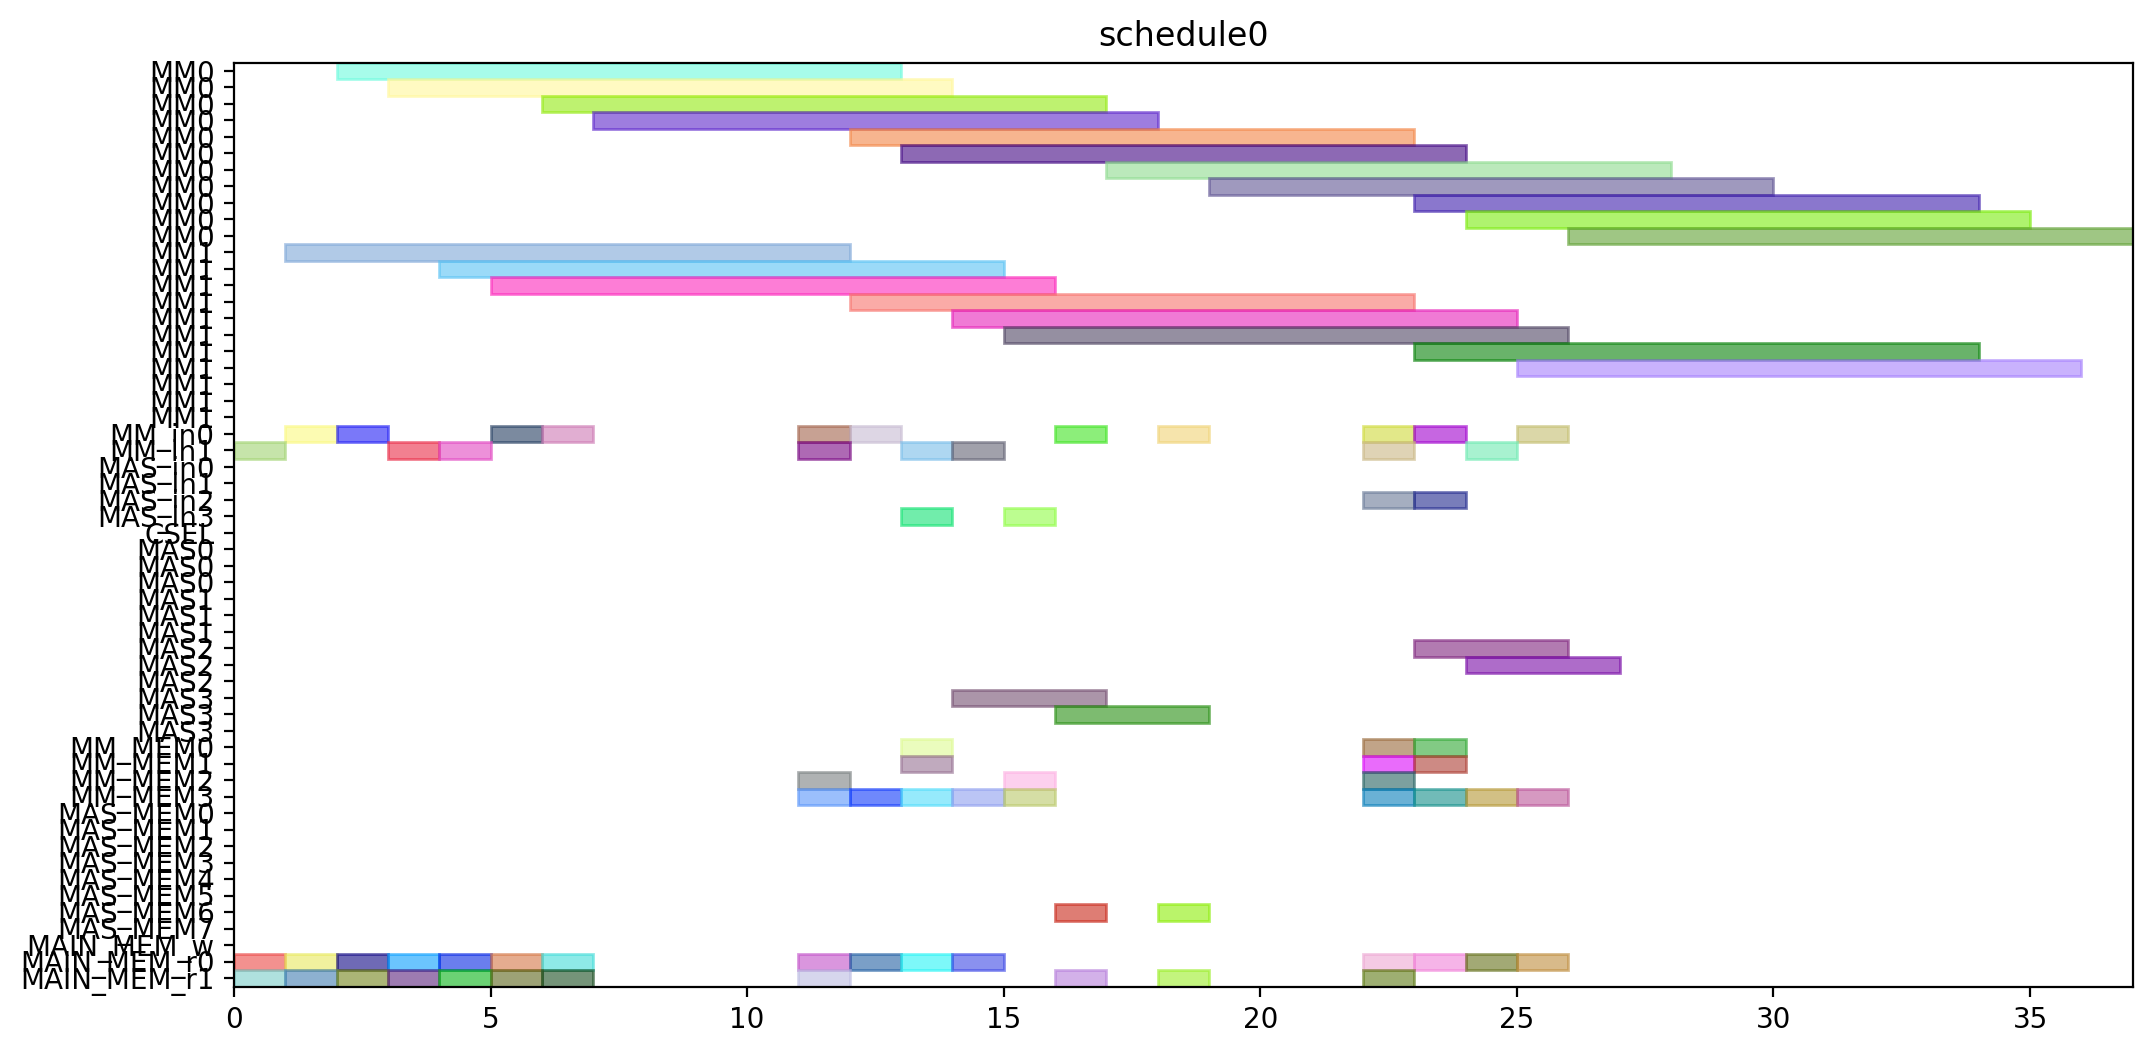

Source code (Python):
from pyschedule import Scenario, solvers, plotters, alt


def solve():
	horizon = 120
	S = Scenario("schedule0", horizon=horizon)

	# resource
	MM = S.Resources('MM', num=2, size=11)
	MM_in = S.Resources('MM_in', num=2)
	MAS_in = S.Resources('MAS_in', num=4)
	CSEL = S.Resource('CSEL')
	MAS = S.Resources('MAS', num=4, size=3, periods=range(1, horizon))
	MM_MEM = S.Resources('MM_MEM', num=4)
	MAS_MEM = S.Resources('MAS_MEM', num=8)
	MAIN_MEM_w = S.Resource('MAIN_MEM_w', size=1)
	MAIN_MEM_r = S.Resources('MAIN_MEM_r', num=2)

	# result of previous scheduling

	# new tasks
	Z_exp2 = S.Task('Z_exp2', length=11, delay_cost=1)
	Z_exp2 += alt(MM)
	Z_exp2_in = S.Task('Z_exp2_in', length=1, delay_cost=1)
	Z_exp2_in += alt(MM_in)
	S += Z_exp2_in*MM_in[0]<=Z_exp2*MM[0]
	S += Z_exp2_in*MM_in[1]<=Z_exp2*MM[1]
	Z_exp2_mem0 = S.Task('Z_exp2_mem0', length=1, delay_cost=1)
	Z_exp2_mem0 += MAIN_MEM_r[0]
	S += Z_exp2_mem0 <= Z_exp2

	Z_exp2_mem1 = S.Task('Z_exp2_mem1', length=1, delay_cost=1)
	Z_exp2_mem1 += MAIN_MEM_r[1]
	S += Z_exp2_mem1 <= Z_exp2

	NX0 = S.Task('NX0', length=11, delay_cost=1)
	NX0 += alt(MM)
	NX0_in = S.Task('NX0_in', length=1, delay_cost=1)
	NX0_in += alt(MM_in)
	S += NX0_in*MM_in[0]<=NX0*MM[0]
	S += NX0_in*MM_in[1]<=NX0*MM[1]
	NX0_mem0 = S.Task('NX0_mem0', length=1, delay_cost=1)
	NX0_mem0 += MAIN_MEM_r[0]
	S += NX0_mem0 <= NX0

	NX0_mem1 = S.Task('NX0_mem1', length=1, delay_cost=1)
	NX0_mem1 += MAIN_MEM_r[1]
	S += NX0_mem1 <= NX0

	k0_10_Z1 = S.Task('k0_10_Z1', length=11, delay_cost=1)
	k0_10_Z1 += alt(MM)
	k0_10_Z1_in = S.Task('k0_10_Z1_in', length=1, delay_cost=1)
	k0_10_Z1_in += alt(MM_in)
	S += k0_10_Z1_in*MM_in[0]<=k0_10_Z1*MM[0]
	S += k0_10_Z1_in*MM_in[1]<=k0_10_Z1*MM[1]
	k0_10_Z1_mem0 = S.Task('k0_10_Z1_mem0', length=1, delay_cost=1)
	k0_10_Z1_mem0 += MAIN_MEM_r[0]
	S += k0_10_Z1_mem0 <= k0_10_Z1

	k0_10_Z1_mem1 = S.Task('k0_10_Z1_mem1', length=1, delay_cost=1)
	k0_10_Z1_mem1 += MAIN_MEM_r[1]
	S += k0_10_Z1_mem1 <= k0_10_Z1

	DX0 = S.Task('DX0', length=11, delay_cost=1)
	DX0 += alt(MM)
	DX0_in = S.Task('DX0_in', length=1, delay_cost=1)
	DX0_in += alt(MM_in)
	S += DX0_in*MM_in[0]<=DX0*MM[0]
	S += DX0_in*MM_in[1]<=DX0*MM[1]
	DX0_mem0 = S.Task('DX0_mem0', length=1, delay_cost=1)
	DX0_mem0 += MAIN_MEM_r[0]
	S += DX0_mem0 <= DX0

	DX0_mem1 = S.Task('DX0_mem1', length=1, delay_cost=1)
	DX0_mem1 += MAIN_MEM_r[1]
	S += DX0_mem1 <= DX0

	NY0 = S.Task('NY0', length=11, delay_cost=1)
	NY0 += alt(MM)
	NY0_in = S.Task('NY0_in', length=1, delay_cost=1)
	NY0_in += alt(MM_in)
	S += NY0_in*MM_in[0]<=NY0*MM[0]
	S += NY0_in*MM_in[1]<=NY0*MM[1]
	NY0_mem0 = S.Task('NY0_mem0', length=1, delay_cost=1)
	NY0_mem0 += MAIN_MEM_r[0]
	S += NY0_mem0 <= NY0

	NY0_mem1 = S.Task('NY0_mem1', length=1, delay_cost=1)
	NY0_mem1 += MAIN_MEM_r[1]
	S += NY0_mem1 <= NY0

	k2_14_Z1 = S.Task('k2_14_Z1', length=11, delay_cost=1)
	k2_14_Z1 += alt(MM)
	k2_14_Z1_in = S.Task('k2_14_Z1_in', length=1, delay_cost=1)
	k2_14_Z1_in += alt(MM_in)
	S += k2_14_Z1_in*MM_in[0]<=k2_14_Z1*MM[0]
	S += k2_14_Z1_in*MM_in[1]<=k2_14_Z1*MM[1]
	k2_14_Z1_mem0 = S.Task('k2_14_Z1_mem0', length=1, delay_cost=1)
	k2_14_Z1_mem0 += MAIN_MEM_r[0]
	S += k2_14_Z1_mem0 <= k2_14_Z1

	k2_14_Z1_mem1 = S.Task('k2_14_Z1_mem1', length=1, delay_cost=1)
	k2_14_Z1_mem1 += MAIN_MEM_r[1]
	S += k2_14_Z1_mem1 <= k2_14_Z1

	DY0 = S.Task('DY0', length=11, delay_cost=1)
	DY0 += alt(MM)
	DY0_in = S.Task('DY0_in', length=1, delay_cost=1)
	DY0_in += alt(MM_in)
	S += DY0_in*MM_in[0]<=DY0*MM[0]
	S += DY0_in*MM_in[1]<=DY0*MM[1]
	DY0_mem0 = S.Task('DY0_mem0', length=1, delay_cost=1)
	DY0_mem0 += MAIN_MEM_r[0]
	S += DY0_mem0 <= DY0

	DY0_mem1 = S.Task('DY0_mem1', length=1, delay_cost=1)
	DY0_mem1 += MAIN_MEM_r[1]
	S += DY0_mem1 <= DY0

	Z_exp3 = S.Task('Z_exp3', length=11, delay_cost=1)
	Z_exp3 += alt(MM)
	Z_exp3_in = S.Task('Z_exp3_in', length=1, delay_cost=1)
	Z_exp3_in += alt(MM_in)
	S += Z_exp3_in*MM_in[0]<=Z_exp3*MM[0]
	S += Z_exp3_in*MM_in[1]<=Z_exp3*MM[1]
	Z_exp3_mem0 = S.Task('Z_exp3_mem0', length=1, delay_cost=1)
	Z_exp3_mem0 += alt(MM_MEM)
	S += (Z_exp2*MM[0])-1 < Z_exp3_mem0*MM_MEM[0]
	S += (Z_exp2*MM[1])-1 < Z_exp3_mem0*MM_MEM[2]
	S += Z_exp3_mem0 <= Z_exp3

	Z_exp3_mem1 = S.Task('Z_exp3_mem1', length=1, delay_cost=1)
	Z_exp3_mem1 += MAIN_MEM_r[1]
	S += Z_exp3_mem1 <= Z_exp3

	NX1_ = S.Task('NX1_', length=3, delay_cost=1)
	NX1_ += alt(MAS)
	NX1__in = S.Task('NX1__in', length=1, delay_cost=1)
	NX1__in += alt(MAS_in)
	S += NX1__in*MAS_in[0]<=NX1_*MAS[0]

	S += NX1__in*MAS_in[1]<=NX1_*MAS[1]

	S += NX1__in*MAS_in[2]<=NX1_*MAS[2]

	S += NX1__in*MAS_in[3]<=NX1_*MAS[3]

	NX1__mem0 = S.Task('NX1__mem0', length=1, delay_cost=1)
	NX1__mem0 += alt(MM_MEM)
	S += (NX0*MM[0])-1 < NX1__mem0*MM_MEM[0]
	S += (NX0*MM[1])-1 < NX1__mem0*MM_MEM[2]
	S += NX1__mem0 <= NX1_

	NX1__mem1 = S.Task('NX1__mem1', length=1, delay_cost=1)
	NX1__mem1 += alt(MM_MEM)
	S += (k0_10_Z1*MM[0])-1 < NX1__mem1*MM_MEM[1]
	S += (k0_10_Z1*MM[1])-1 < NX1__mem1*MM_MEM[3]
	S += NX1__mem1 <= NX1_

	k0_9_Z2 = S.Task('k0_9_Z2', length=11, delay_cost=1)
	k0_9_Z2 += alt(MM)
	k0_9_Z2_in = S.Task('k0_9_Z2_in', length=1, delay_cost=1)
	k0_9_Z2_in += alt(MM_in)
	S += k0_9_Z2_in*MM_in[0]<=k0_9_Z2*MM[0]
	S += k0_9_Z2_in*MM_in[1]<=k0_9_Z2*MM[1]
	k0_9_Z2_mem0 = S.Task('k0_9_Z2_mem0', length=1, delay_cost=1)
	k0_9_Z2_mem0 += MAIN_MEM_r[0]
	S += k0_9_Z2_mem0 <= k0_9_Z2

	k0_9_Z2_mem1 = S.Task('k0_9_Z2_mem1', length=1, delay_cost=1)
	k0_9_Z2_mem1 += alt(MM_MEM)
	S += (Z_exp2*MM[0])-1 < k0_9_Z2_mem1*MM_MEM[1]
	S += (Z_exp2*MM[1])-1 < k0_9_Z2_mem1*MM_MEM[3]
	S += k0_9_Z2_mem1 <= k0_9_Z2

	k1_9_Z2 = S.Task('k1_9_Z2', length=11, delay_cost=1)
	k1_9_Z2 += alt(MM)
	k1_9_Z2_in = S.Task('k1_9_Z2_in', length=1, delay_cost=1)
	k1_9_Z2_in += alt(MM_in)
	S += k1_9_Z2_in*MM_in[0]<=k1_9_Z2*MM[0]
	S += k1_9_Z2_in*MM_in[1]<=k1_9_Z2*MM[1]
	k1_9_Z2_mem0 = S.Task('k1_9_Z2_mem0', length=1, delay_cost=1)
	k1_9_Z2_mem0 += MAIN_MEM_r[0]
	S += k1_9_Z2_mem0 <= k1_9_Z2

	k1_9_Z2_mem1 = S.Task('k1_9_Z2_mem1', length=1, delay_cost=1)
	k1_9_Z2_mem1 += alt(MM_MEM)
	S += (Z_exp2*MM[0])-1 < k1_9_Z2_mem1*MM_MEM[1]
	S += (Z_exp2*MM[1])-1 < k1_9_Z2_mem1*MM_MEM[3]
	S += k1_9_Z2_mem1 <= k1_9_Z2

	NY1_ = S.Task('NY1_', length=3, delay_cost=1)
	NY1_ += alt(MAS)
	NY1__in = S.Task('NY1__in', length=1, delay_cost=1)
	NY1__in += alt(MAS_in)
	S += NY1__in*MAS_in[0]<=NY1_*MAS[0]

	S += NY1__in*MAS_in[1]<=NY1_*MAS[1]

	S += NY1__in*MAS_in[2]<=NY1_*MAS[2]

	S += NY1__in*MAS_in[3]<=NY1_*MAS[3]

	NY1__mem0 = S.Task('NY1__mem0', length=1, delay_cost=1)
	NY1__mem0 += alt(MM_MEM)
	S += (NY0*MM[0])-1 < NY1__mem0*MM_MEM[0]
	S += (NY0*MM[1])-1 < NY1__mem0*MM_MEM[2]
	S += NY1__mem0 <= NY1_

	NY1__mem1 = S.Task('NY1__mem1', length=1, delay_cost=1)
	NY1__mem1 += alt(MM_MEM)
	S += (k2_14_Z1*MM[0])-1 < NY1__mem1*MM_MEM[1]
	S += (k2_14_Z1*MM[1])-1 < NY1__mem1*MM_MEM[3]
	S += NY1__mem1 <= NY1_

	k2_13_Z2 = S.Task('k2_13_Z2', length=11, delay_cost=1)
	k2_13_Z2 += alt(MM)
	k2_13_Z2_in = S.Task('k2_13_Z2_in', length=1, delay_cost=1)
	k2_13_Z2_in += alt(MM_in)
	S += k2_13_Z2_in*MM_in[0]<=k2_13_Z2*MM[0]
	S += k2_13_Z2_in*MM_in[1]<=k2_13_Z2*MM[1]
	k2_13_Z2_mem0 = S.Task('k2_13_Z2_mem0', length=1, delay_cost=1)
	k2_13_Z2_mem0 += MAIN_MEM_r[0]
	S += k2_13_Z2_mem0 <= k2_13_Z2

	k2_13_Z2_mem1 = S.Task('k2_13_Z2_mem1', length=1, delay_cost=1)
	k2_13_Z2_mem1 += alt(MM_MEM)
	S += (Z_exp2*MM[0])-1 < k2_13_Z2_mem1*MM_MEM[1]
	S += (Z_exp2*MM[1])-1 < k2_13_Z2_mem1*MM_MEM[3]
	S += k2_13_Z2_mem1 <= k2_13_Z2

	k3_14_Z2 = S.Task('k3_14_Z2', length=11, delay_cost=1)
	k3_14_Z2 += alt(MM)
	k3_14_Z2_in = S.Task('k3_14_Z2_in', length=1, delay_cost=1)
	k3_14_Z2_in += alt(MM_in)
	S += k3_14_Z2_in*MM_in[0]<=k3_14_Z2*MM[0]
	S += k3_14_Z2_in*MM_in[1]<=k3_14_Z2*MM[1]
	k3_14_Z2_mem0 = S.Task('k3_14_Z2_mem0', length=1, delay_cost=1)
	k3_14_Z2_mem0 += MAIN_MEM_r[0]
	S += k3_14_Z2_mem0 <= k3_14_Z2

	k3_14_Z2_mem1 = S.Task('k3_14_Z2_mem1', length=1, delay_cost=1)
	k3_14_Z2_mem1 += alt(MM_MEM)
	S += (Z_exp2*MM[0])-1 < k3_14_Z2_mem1*MM_MEM[1]
	S += (Z_exp2*MM[1])-1 < k3_14_Z2_mem1*MM_MEM[3]
	S += k3_14_Z2_mem1 <= k3_14_Z2

	Z_exp4 = S.Task('Z_exp4', length=11, delay_cost=1)
	Z_exp4 += alt(MM)
	Z_exp4_in = S.Task('Z_exp4_in', length=1, delay_cost=1)
	Z_exp4_in += alt(MM_in)
	S += Z_exp4_in*MM_in[0]<=Z_exp4*MM[0]
	S += Z_exp4_in*MM_in[1]<=Z_exp4*MM[1]
	Z_exp4_mem0 = S.Task('Z_exp4_mem0', length=1, delay_cost=1)
	Z_exp4_mem0 += alt(MM_MEM)
	S += (Z_exp3*MM[0])-1 < Z_exp4_mem0*MM_MEM[0]
	S += (Z_exp3*MM[1])-1 < Z_exp4_mem0*MM_MEM[2]
	S += Z_exp4_mem0 <= Z_exp4

	Z_exp4_mem1 = S.Task('Z_exp4_mem1', length=1, delay_cost=1)
	Z_exp4_mem1 += MAIN_MEM_r[1]
	S += Z_exp4_mem1 <= Z_exp4

	NX1 = S.Task('NX1', length=11, delay_cost=1)
	NX1 += alt(MM)
	NX1_in = S.Task('NX1_in', length=1, delay_cost=1)
	NX1_in += alt(MM_in)
	S += NX1_in*MM_in[0]<=NX1*MM[0]
	S += NX1_in*MM_in[1]<=NX1*MM[1]
	NX1_mem0 = S.Task('NX1_mem0', length=1, delay_cost=1)
	NX1_mem0 += alt(MAS_MEM)
	S += (NX1_*MAS[0])-1 < NX1_mem0*MAS_MEM[0]
	S += (NX1_*MAS[1])-1 < NX1_mem0*MAS_MEM[2]
	S += (NX1_*MAS[2])-1 < NX1_mem0*MAS_MEM[4]
	S += (NX1_*MAS[3])-1 < NX1_mem0*MAS_MEM[6]
	S += NX1_mem0 <= NX1

	NX1_mem1 = S.Task('NX1_mem1', length=1, delay_cost=1)
	NX1_mem1 += MAIN_MEM_r[1]
	S += NX1_mem1 <= NX1

	k0_8_Z3 = S.Task('k0_8_Z3', length=11, delay_cost=1)
	k0_8_Z3 += alt(MM)
	k0_8_Z3_in = S.Task('k0_8_Z3_in', length=1, delay_cost=1)
	k0_8_Z3_in += alt(MM_in)
	S += k0_8_Z3_in*MM_in[0]<=k0_8_Z3*MM[0]
	S += k0_8_Z3_in*MM_in[1]<=k0_8_Z3*MM[1]
	k0_8_Z3_mem0 = S.Task('k0_8_Z3_mem0', length=1, delay_cost=1)
	k0_8_Z3_mem0 += MAIN_MEM_r[0]
	S += k0_8_Z3_mem0 <= k0_8_Z3

	k0_8_Z3_mem1 = S.Task('k0_8_Z3_mem1', length=1, delay_cost=1)
	k0_8_Z3_mem1 += alt(MM_MEM)
	S += (Z_exp3*MM[0])-1 < k0_8_Z3_mem1*MM_MEM[1]
	S += (Z_exp3*MM[1])-1 < k0_8_Z3_mem1*MM_MEM[3]
	S += k0_8_Z3_mem1 <= k0_8_Z3

	DX1_ = S.Task('DX1_', length=3, delay_cost=1)
	DX1_ += alt(MAS)
	DX1__in = S.Task('DX1__in', length=1, delay_cost=1)
	DX1__in += alt(MAS_in)
	S += DX1__in*MAS_in[0]<=DX1_*MAS[0]

	S += DX1__in*MAS_in[1]<=DX1_*MAS[1]

	S += DX1__in*MAS_in[2]<=DX1_*MAS[2]

	S += DX1__in*MAS_in[3]<=DX1_*MAS[3]

	DX1__mem0 = S.Task('DX1__mem0', length=1, delay_cost=1)
	DX1__mem0 += alt(MM_MEM)
	S += (DX0*MM[0])-1 < DX1__mem0*MM_MEM[0]
	S += (DX0*MM[1])-1 < DX1__mem0*MM_MEM[2]
	S += DX1__mem0 <= DX1_

	DX1__mem1 = S.Task('DX1__mem1', length=1, delay_cost=1)
	DX1__mem1 += alt(MM_MEM)
	S += (k1_9_Z2*MM[0])-1 < DX1__mem1*MM_MEM[1]
	S += (k1_9_Z2*MM[1])-1 < DX1__mem1*MM_MEM[3]
	S += DX1__mem1 <= DX1_

	k1_8_Z3 = S.Task('k1_8_Z3', length=11, delay_cost=1)
	k1_8_Z3 += alt(MM)
	k1_8_Z3_in = S.Task('k1_8_Z3_in', length=1, delay_cost=1)
	k1_8_Z3_in += alt(MM_in)
	S += k1_8_Z3_in*MM_in[0]<=k1_8_Z3*MM[0]
	S += k1_8_Z3_in*MM_in[1]<=k1_8_Z3*MM[1]
	k1_8_Z3_mem0 = S.Task('k1_8_Z3_mem0', length=1, delay_cost=1)
	k1_8_Z3_mem0 += MAIN_MEM_r[0]
	S += k1_8_Z3_mem0 <= k1_8_Z3

	k1_8_Z3_mem1 = S.Task('k1_8_Z3_mem1', length=1, delay_cost=1)
	k1_8_Z3_mem1 += alt(MM_MEM)
	S += (Z_exp3*MM[0])-1 < k1_8_Z3_mem1*MM_MEM[1]
	S += (Z_exp3*MM[1])-1 < k1_8_Z3_mem1*MM_MEM[3]
	S += k1_8_Z3_mem1 <= k1_8_Z3

	NY1 = S.Task('NY1', length=11, delay_cost=1)
	NY1 += alt(MM)
	NY1_in = S.Task('NY1_in', length=1, delay_cost=1)
	NY1_in += alt(MM_in)
	S += NY1_in*MM_in[0]<=NY1*MM[0]
	S += NY1_in*MM_in[1]<=NY1*MM[1]
	NY1_mem0 = S.Task('NY1_mem0', length=1, delay_cost=1)
	NY1_mem0 += alt(MAS_MEM)
	S += (NY1_*MAS[0])-1 < NY1_mem0*MAS_MEM[0]
	S += (NY1_*MAS[1])-1 < NY1_mem0*MAS_MEM[2]
	S += (NY1_*MAS[2])-1 < NY1_mem0*MAS_MEM[4]
	S += (NY1_*MAS[3])-1 < NY1_mem0*MAS_MEM[6]
	S += NY1_mem0 <= NY1

	NY1_mem1 = S.Task('NY1_mem1', length=1, delay_cost=1)
	NY1_mem1 += MAIN_MEM_r[1]
	S += NY1_mem1 <= NY1

	k2_12_Z3 = S.Task('k2_12_Z3', length=11, delay_cost=1)
	k2_12_Z3 += alt(MM)
	k2_12_Z3_in = S.Task('k2_12_Z3_in', length=1, delay_cost=1)
	k2_12_Z3_in += alt(MM_in)
	S += k2_12_Z3_in*MM_in[0]<=k2_12_Z3*MM[0]
	S += k2_12_Z3_in*MM_in[1]<=k2_12_Z3*MM[1]
	k2_12_Z3_mem0 = S.Task('k2_12_Z3_mem0', length=1, delay_cost=1)
	k2_12_Z3_mem0 += MAIN_MEM_r[0]
	S += k2_12_Z3_mem0 <= k2_12_Z3

	k2_12_Z3_mem1 = S.Task('k2_12_Z3_mem1', length=1, delay_cost=1)
	k2_12_Z3_mem1 += alt(MM_MEM)
	S += (Z_exp3*MM[0])-1 < k2_12_Z3_mem1*MM_MEM[1]
	S += (Z_exp3*MM[1])-1 < k2_12_Z3_mem1*MM_MEM[3]
	S += k2_12_Z3_mem1 <= k2_12_Z3

	DY1_ = S.Task('DY1_', length=3, delay_cost=1)
	DY1_ += alt(MAS)
	DY1__in = S.Task('DY1__in', length=1, delay_cost=1)
	DY1__in += alt(MAS_in)
	S += DY1__in*MAS_in[0]<=DY1_*MAS[0]

	S += DY1__in*MAS_in[1]<=DY1_*MAS[1]

	S += DY1__in*MAS_in[2]<=DY1_*MAS[2]

	S += DY1__in*MAS_in[3]<=DY1_*MAS[3]

	DY1__mem0 = S.Task('DY1__mem0', length=1, delay_cost=1)
	DY1__mem0 += alt(MM_MEM)
	S += (DY0*MM[0])-1 < DY1__mem0*MM_MEM[0]
	S += (DY0*MM[1])-1 < DY1__mem0*MM_MEM[2]
	S += DY1__mem0 <= DY1_

	DY1__mem1 = S.Task('DY1__mem1', length=1, delay_cost=1)
	DY1__mem1 += alt(MM_MEM)
	S += (k3_14_Z2*MM[0])-1 < DY1__mem1*MM_MEM[1]
	S += (k3_14_Z2*MM[1])-1 < DY1__mem1*MM_MEM[3]
	S += DY1__mem1 <= DY1_

	k3_13_Z3 = S.Task('k3_13_Z3', length=11, delay_cost=1)
	k3_13_Z3 += alt(MM)
	k3_13_Z3_in = S.Task('k3_13_Z3_in', length=1, delay_cost=1)
	k3_13_Z3_in += alt(MM_in)
	S += k3_13_Z3_in*MM_in[0]<=k3_13_Z3*MM[0]
	S += k3_13_Z3_in*MM_in[1]<=k3_13_Z3*MM[1]
	k3_13_Z3_mem0 = S.Task('k3_13_Z3_mem0', length=1, delay_cost=1)
	k3_13_Z3_mem0 += MAIN_MEM_r[0]
	S += k3_13_Z3_mem0 <= k3_13_Z3

	k3_13_Z3_mem1 = S.Task('k3_13_Z3_mem1', length=1, delay_cost=1)
	k3_13_Z3_mem1 += alt(MM_MEM)
	S += (Z_exp3*MM[0])-1 < k3_13_Z3_mem1*MM_MEM[1]
	S += (Z_exp3*MM[1])-1 < k3_13_Z3_mem1*MM_MEM[3]
	S += k3_13_Z3_mem1 <= k3_13_Z3

	solvers.mip.solve(S,msg=1,kind='CPLEX',ratio_gap=1.01)

	solution = [['hoge']*len(S.solution()[1]) for i in range(len(S.solution()))]
	for i in range(len(S.solution())):
		for j in range(len(S.solution()[i])):
			solution[i][j]=str(S.solution()[i][j])
	print(solution)

	cycles = int(solution[-1][3])

	pic_file_name = "/mnt/rose/usr1/fukuda/ABE/multiRAM_multiMAS_16mux/scheduling_result/stage11MM2_stage3MAS4/ISOGENY/schedule0.png"
	if(S.solution() != []):
		plotters.matplotlib.plot(S,img_filename=pic_file_name, show_task_labels=False, fig_size=(cycles*0.25+3, 6))

	return solution
